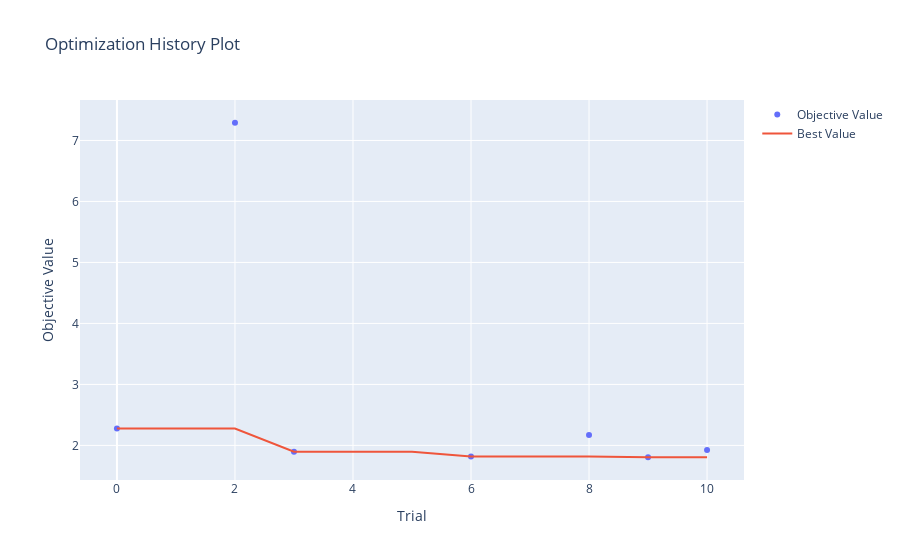

This figure's notebook cell:
### Code cell
fig = optuna.visualization.plot_optimization_history(study)
fig.show()

### Figure 1 — Plotly figure (JSON) as saved in the notebook; plotly's stock layout.template omitted (floating-point values rounded to 4 significant figures)
{"data": [{"mode": "markers", "name": "Objective Value", "type": "scatter", "x": [0, 1, 2, 3, 4, 6, 8, 9, 10], "y": [2.278, null, 7.29, 1.897, null, 1.82, 2.171, 1.806, 1.926]}, {"mode": "lines", "name": "Best Value", "type": "scatter", "x": [0, 1, 2, 3, 4, 5, 6, 7, 8, 9, 10], "y": [2.278, 2.278, 2.278, 1.897, 1.897, 1.897, 1.82, 1.82, 1.82, 1.806, 1.806]}, {"marker": {"color": "#cccccc"}, "mode": "markers", "name": "Infeasible Trial", "showlegend": false, "type": "scatter", "x": [], "y": []}], "layout": {"title": {"text": "Optimization History Plot"}, "xaxis": {"title": {"text": "Trial"}}, "yaxis": {"title": {"text": "Objective Value"}}}}
